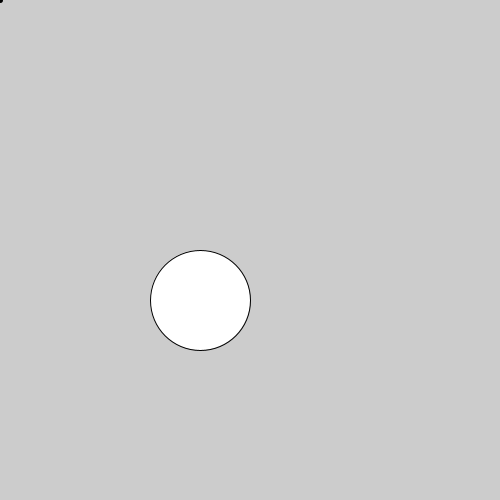
Frame 1 (no input)
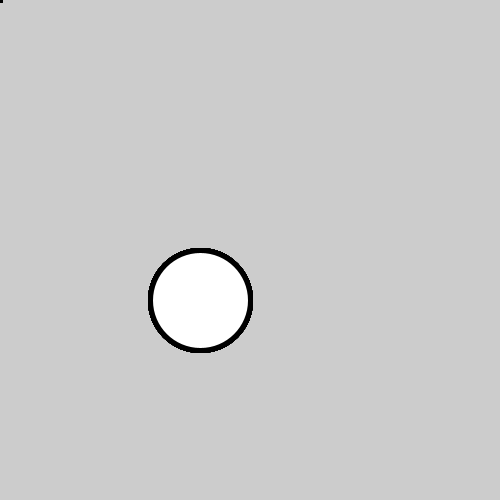
Frame 60 (the mouse pressed at the canvas centre just before this capture)
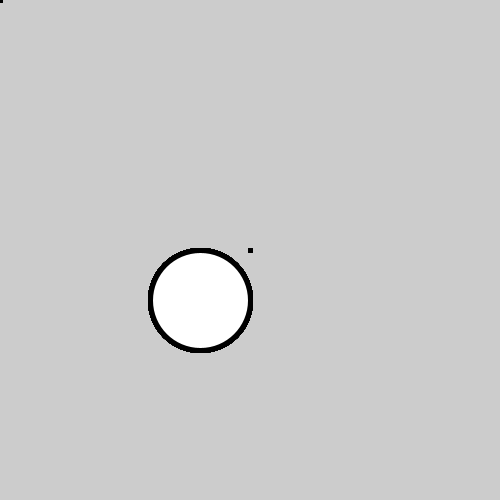
Frame 120 (the mouse held since frame 60 and released just before this capture)

The Processing sketch that drew these frames (run headless with seeded random() and noise(); from frame 60 on, the mouse is pressed at the canvas centre):

// Processing sketch: figuras1
// ── figuras1.pde
// Bugiolachi, Josè
// Tp0 figuras
void setup() {
  size(500, 500);
}

void draw() {   
  ellipse(  200, 300, 100, 100);
  //ellipse(mouseX, mouseY, 100, 50);
  println("el mouse està en "  + mouseX + " fuaaaaa");
  strokeWeight(5);
  point(mouseX, mouseY);
  
}
